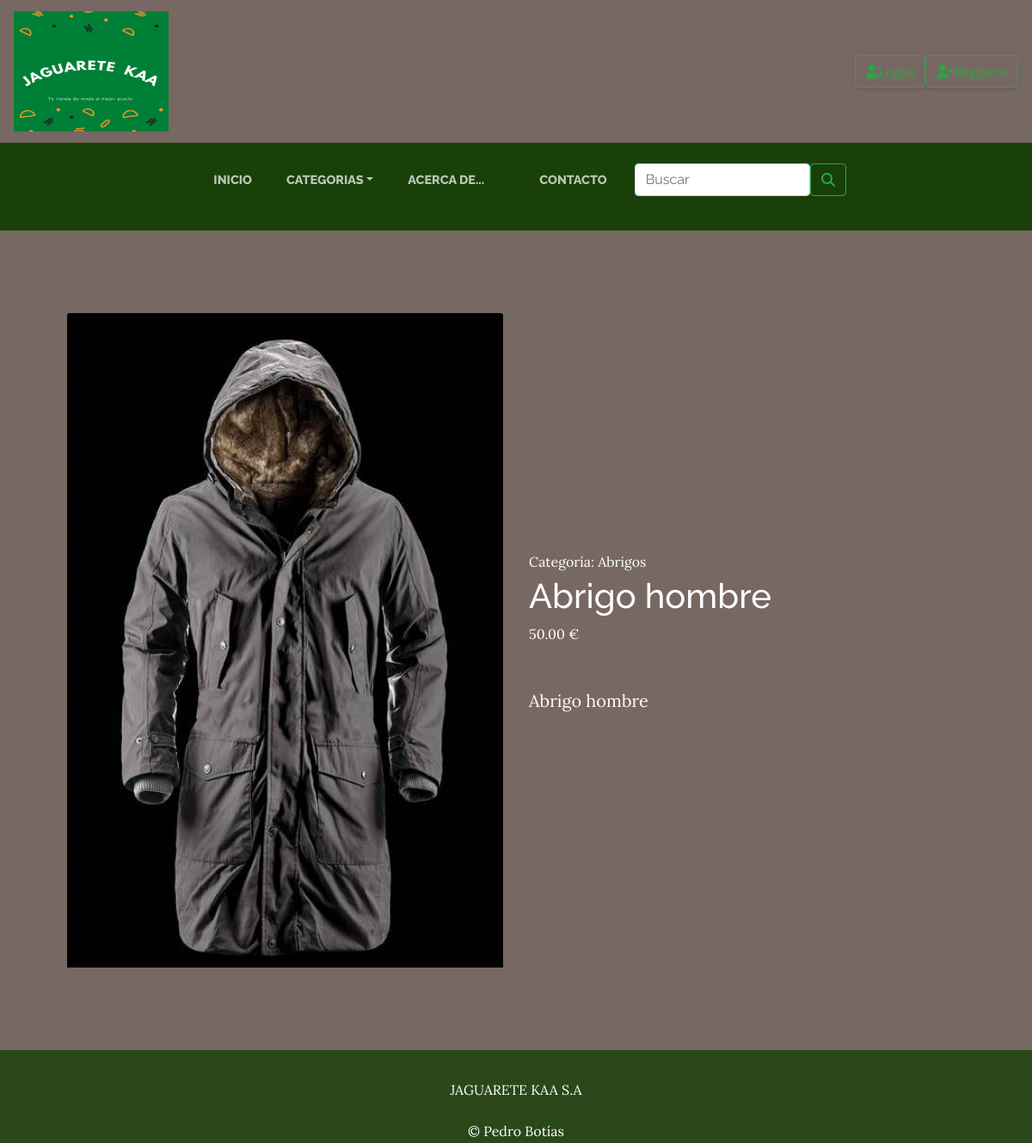
Screenshot of /producto/3/ with the database file from the repository.
### productos/models.py (models this page shows, shortened)
class Producto(models.Model):
    nombre = models.CharField(max_length=50)
    categorias = models.ForeignKey(Categoria, related_name="productos", on_delete=models.CASCADE)
    imagen = models.ImageField(upload_to='tienda', null=True, blank=True)
    precio = models.FloatField()
    descripcion = models.TextField(max_length=250)
    created = models.DateTimeField(auto_now_add=True)
    updated = models.DateTimeField(auto_now_add=True)
    class Meta:
        verbose_name = 'Producto'
        verbose_name_plural ='Productos'
        ordering = ['-created']

class Categoria(models.Model):
    nombre = models.CharField(max_length=50)
    created = models.DateTimeField(auto_now_add=True)
    updated = models.DateTimeField(auto_now_add=True)
    class Meta:
        verbose_name = 'Categoria'
        verbose_name_plural ='Categorias'
    def __str__(self):
        return self.nombre

### productos/views.py (the view)
# urls.py: path('producto/<int:pk>/', ProductoDetailView.as_view(), name='Producto_detalle'),
class ProductoDetailView(DetailView):
    model = Producto
    def get_context_data(self, **kwargs):
        context = super().get_context_data(**kwargs)
        context['object'] = Producto.objects.all()
        return context

### carro/context_processor.py (called while the page is built)
def importe_total_carro(request):
    total = 0.0
    if request.user.is_authenticated:
        if 'carro' in request.session:
            for key, value in request.session["carro"].items():
                total = total + float(value["precio"])
    return {"importe_total_carro":total}

### productos/context_processors.py (called while the page is built)
def listarCategorias(request):
    categorias = Categoria.objects.all()
    return {'categorias': categorias}

### productos/templates/productos/producto_detail.html (shortened to what this page needs)
{% extends 'tiendaApp/base.html' %}
{% load static %}
{% block content %}
        <section class="py-5">
            <div class="container px-4 px-lg-5 my-5">
                <div class="row gx-4 gx-lg-5 align-items-center">
                    <div class="col-md-6"><img class="card-img-top mb-5 mb-md-0" src="{{ producto.imagen.url }}" alt="..." /></div>
                    <div class="col-md-6">
                        <div class="medium mb-1">Categoría: {{ producto.categorias }}</div>
                        <h1 class="display-5 fw-bolder">{{ producto.nombre}}</h1>
                        <div class="fs-5 mb-5">
                            <span class="text-decoration-line-through">{{ producto.precio|floatformat:2 }}&nbsp;€</span>
                        </div>
                        <p class="lead">{{ producto.descripcion }}</p>
                    </div>
                </div>
            </div>
        </section>
{% endblock %}

### tiendaApp/static/tiendaApp/css/gestion.css (style rules this page uses)
body { font-family: 'Lora'; background: linear-gradient(rgba(47, 23, 15, 0.65), rgba(47, 23, 15, 0.65)), url("../img/bg_main.jpg"); background-attachment: fixed; background-position: center; background-size: cover; }
h1, h2, h3, h4, h5, h6 { font-family: 'Raleway'; }
p { line-height: 1.75; }
.py-5 { color: white !important; }

### rows the page displays
Producto: imagen (picture), categorias "Abrigos", nombre "Abrigo hombre", precio "50.00", descripcion "Abrigo hombre"
